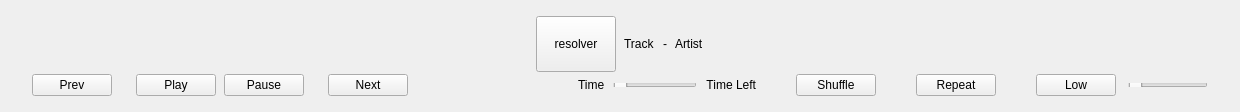
<?xml version="1.0" encoding="UTF-8"?>
<ui version="4.0">
 <class>AudioControls</class>
 <widget class="QWidget" name="AudioControls">
  <property name="geometry">
   <rect>
    <x>0</x>
    <y>0</y>
    <width>1043</width>
    <height>112</height>
   </rect>
  </property>
  <property name="windowTitle">
   <string notr="true">Form</string>
  </property>
  <layout class="QVBoxLayout" name="verticalLayout_3">
   <property name="spacing">
    <number>0</number>
   </property>
   <property name="leftMargin">
    <number>32</number>
   </property>
   <property name="topMargin">
    <number>16</number>
   </property>
   <property name="rightMargin">
    <number>32</number>
   </property>
   <property name="bottomMargin">
    <number>16</number>
   </property>
   <item>
    <layout class="QVBoxLayout" name="verticalLayout">
     <property name="spacing">
      <number>0</number>
     </property>
     <item>
      <layout class="QHBoxLayout" name="horizontalLayout_2" stretch="0,0,0,0,0,0">
       <property name="spacing">
        <number>8</number>
       </property>
       <item>
        <spacer name="horizontalSpacer_4">
         <property name="orientation">
          <enum>Qt::Horizontal</enum>
         </property>
         <property name="sizeHint" stdset="0">
          <size>
           <width>40</width>
           <height>20</height>
          </size>
         </property>
        </spacer>
       </item>
       <item>
        <widget class="ImageButton" name="ownerButton">
         <property name="sizePolicy">
          <sizepolicy hsizetype="Minimum" vsizetype="Minimum">
           <horstretch>0</horstretch>
           <verstretch>0</verstretch>
          </sizepolicy>
         </property>
         <property name="cursor">
          <cursorShape>PointingHandCursor</cursorShape>
         </property>
         <property name="text">
          <string notr="true" extracomment="not translatable because is placeholder text">resolver</string>
         </property>
        </widget>
       </item>
       <item>
        <widget class="QueryLabel" name="trackLabel">
         <property name="text">
          <string notr="true">Track</string>
         </property>
        </widget>
       </item>
       <item>
        <widget class="QLabel" name="dashLabel">
         <property name="text">
          <string notr="true">-</string>
         </property>
        </widget>
       </item>
       <item>
        <widget class="QueryLabel" name="artistLabel">
         <property name="text">
          <string notr="true">Artist</string>
         </property>
        </widget>
       </item>
       <item>
        <spacer name="horizontalSpacer_5">
         <property name="orientation">
          <enum>Qt::Horizontal</enum>
         </property>
         <property name="sizeHint" stdset="0">
          <size>
           <width>40</width>
           <height>20</height>
          </size>
         </property>
        </spacer>
       </item>
      </layout>
     </item>
     <item>
      <spacer name="verticalSpacer">
       <property name="orientation">
        <enum>Qt::Vertical</enum>
       </property>
       <property name="sizeType">
        <enum>QSizePolicy::Fixed</enum>
       </property>
       <property name="sizeHint" stdset="0">
        <size>
         <width>20</width>
         <height>2</height>
        </size>
       </property>
      </spacer>
     </item>
     <item>
      <layout class="QHBoxLayout" name="horizontalLayout" stretch="0,1,2,0,0,0,0,0,0,0,0,0,0">
       <property name="spacing">
        <number>8</number>
       </property>
       <item>
        <widget class="QWidget" name="buttonArea" native="true">
         <property name="sizePolicy">
          <sizepolicy hsizetype="Fixed" vsizetype="Minimum">
           <horstretch>0</horstretch>
           <verstretch>0</verstretch>
          </sizepolicy>
         </property>
         <property name="minimumSize">
          <size>
           <width>170</width>
           <height>0</height>
          </size>
         </property>
         <property name="maximumSize">
          <size>
           <width>170</width>
           <height>16777215</height>
          </size>
         </property>
         <layout class="QHBoxLayout" name="buttonAreaLayout">
          <property name="spacing">
           <number>8</number>
          </property>
          <property name="sizeConstraint">
           <enum>QLayout::SetMinimumSize</enum>
          </property>
          <property name="leftMargin">
           <number>0</number>
          </property>
          <property name="topMargin">
           <number>0</number>
          </property>
          <property name="rightMargin">
           <number>0</number>
          </property>
          <property name="bottomMargin">
           <number>0</number>
          </property>
          <item>
           <widget class="ImageButton" name="prevButton">
            <property name="text">
             <string notr="true" extracomment="not translatable because is placeholder text">Prev</string>
            </property>
           </widget>
          </item>
          <item>
           <spacer name="horizontalSpacer_3">
            <property name="orientation">
             <enum>Qt::Horizontal</enum>
            </property>
            <property name="sizeType">
             <enum>QSizePolicy::Fixed</enum>
            </property>
            <property name="sizeHint" stdset="0">
             <size>
              <width>16</width>
              <height>8</height>
             </size>
            </property>
           </spacer>
          </item>
          <item>
           <widget class="ImageButton" name="playPauseButton">
            <property name="sizePolicy">
             <sizepolicy hsizetype="MinimumExpanding" vsizetype="Fixed">
              <horstretch>0</horstretch>
              <verstretch>0</verstretch>
             </sizepolicy>
            </property>
            <property name="text">
             <string notr="true" extracomment="not translatable because is placeholder text">Play</string>
            </property>
           </widget>
          </item>
          <item>
           <widget class="ImageButton" name="pauseButton">
            <property name="sizePolicy">
             <sizepolicy hsizetype="MinimumExpanding" vsizetype="Fixed">
              <horstretch>0</horstretch>
              <verstretch>0</verstretch>
             </sizepolicy>
            </property>
            <property name="text">
             <string notr="true" extracomment="not translatable because is placeholder text">Pause</string>
            </property>
           </widget>
          </item>
          <item>
           <spacer name="horizontalSpacer_8">
            <property name="orientation">
             <enum>Qt::Horizontal</enum>
            </property>
            <property name="sizeType">
             <enum>QSizePolicy::Fixed</enum>
            </property>
            <property name="sizeHint" stdset="0">
             <size>
              <width>16</width>
              <height>8</height>
             </size>
            </property>
           </spacer>
          </item>
          <item>
           <widget class="ImageButton" name="nextButton">
            <property name="text">
             <string notr="true" extracomment="not translatable because is placeholder text">Next</string>
            </property>
           </widget>
          </item>
         </layout>
        </widget>
       </item>
       <item>
        <spacer name="horizontalSpacer">
         <property name="orientation">
          <enum>Qt::Horizontal</enum>
         </property>
         <property name="sizeType">
          <enum>QSizePolicy::Minimum</enum>
         </property>
         <property name="sizeHint" stdset="0">
          <size>
           <width>162</width>
           <height>8</height>
          </size>
         </property>
        </spacer>
       </item>
       <item>
        <widget class="QLabel" name="timeLabel">
         <property name="text">
          <string notr="true" extracomment="not translatable because is placeholder text">Time</string>
         </property>
         <property name="alignment">
          <set>Qt::AlignLeading|Qt::AlignLeft|Qt::AlignVCenter</set>
         </property>
        </widget>
       </item>
       <item>
        <widget class="SeekSlider" name="seekSlider">
         <property name="sizePolicy">
          <sizepolicy hsizetype="MinimumExpanding" vsizetype="Fixed">
           <horstretch>0</horstretch>
           <verstretch>0</verstretch>
          </sizepolicy>
         </property>
         <property name="minimumSize">
          <size>
           <width>0</width>
           <height>4</height>
          </size>
         </property>
         <property name="maximumSize">
          <size>
           <width>16777215</width>
           <height>4</height>
          </size>
         </property>
         <property name="orientation">
          <enum>Qt::Horizontal</enum>
         </property>
        </widget>
       </item>
       <item>
        <widget class="QLabel" name="timeLeftLabel">
         <property name="text">
          <string notr="true" extracomment="not translatable because is placeholder text">Time Left</string>
         </property>
         <property name="alignment">
          <set>Qt::AlignRight|Qt::AlignTrailing|Qt::AlignVCenter</set>
         </property>
        </widget>
       </item>
       <item>
        <spacer name="horizontalSpacer_6">
         <property name="orientation">
          <enum>Qt::Horizontal</enum>
         </property>
         <property name="sizeType">
          <enum>QSizePolicy::Fixed</enum>
         </property>
         <property name="sizeHint" stdset="0">
          <size>
           <width>32</width>
           <height>8</height>
          </size>
         </property>
        </spacer>
       </item>
       <item>
        <widget class="ImageButton" name="shuffleButton">
         <property name="sizePolicy">
          <sizepolicy hsizetype="Minimum" vsizetype="Minimum">
           <horstretch>0</horstretch>
           <verstretch>0</verstretch>
          </sizepolicy>
         </property>
         <property name="text">
          <string notr="true" extracomment="not translatable because is placeholder text">Shuffle</string>
         </property>
        </widget>
       </item>
       <item>
        <spacer name="horizontalSpacer_2">
         <property name="orientation">
          <enum>Qt::Horizontal</enum>
         </property>
         <property name="sizeType">
          <enum>QSizePolicy::Fixed</enum>
         </property>
         <property name="sizeHint" stdset="0">
          <size>
           <width>32</width>
           <height>8</height>
          </size>
         </property>
        </spacer>
       </item>
       <item>
        <widget class="ImageButton" name="repeatButton">
         <property name="sizePolicy">
          <sizepolicy hsizetype="Minimum" vsizetype="Minimum">
           <horstretch>0</horstretch>
           <verstretch>0</verstretch>
          </sizepolicy>
         </property>
         <property name="text">
          <string notr="true" extracomment="not translatable because is placeholder text">Repeat</string>
         </property>
        </widget>
       </item>
       <item>
        <spacer name="horizontalSpacer_9">
         <property name="orientation">
          <enum>Qt::Horizontal</enum>
         </property>
         <property name="sizeType">
          <enum>QSizePolicy::Fixed</enum>
         </property>
         <property name="sizeHint" stdset="0">
          <size>
           <width>32</width>
           <height>8</height>
          </size>
         </property>
        </spacer>
       </item>
       <item>
        <widget class="ImageButton" name="volumeLowButton">
         <property name="sizePolicy">
          <sizepolicy hsizetype="Minimum" vsizetype="Minimum">
           <horstretch>0</horstretch>
           <verstretch>0</verstretch>
          </sizepolicy>
         </property>
         <property name="text">
          <string notr="true" extracomment="not translatable because is placeholder text">Low</string>
         </property>
        </widget>
       </item>
       <item>
        <spacer name="horizontalSpacer_7">
         <property name="orientation">
          <enum>Qt::Horizontal</enum>
         </property>
         <property name="sizeType">
          <enum>QSizePolicy::Fixed</enum>
         </property>
         <property name="sizeHint" stdset="0">
          <size>
           <width>4</width>
           <height>8</height>
          </size>
         </property>
        </spacer>
       </item>
       <item>
        <widget class="SeekSlider" name="volumeSlider">
         <property name="sizePolicy">
          <sizepolicy hsizetype="Fixed" vsizetype="Fixed">
           <horstretch>0</horstretch>
           <verstretch>0</verstretch>
          </sizepolicy>
         </property>
         <property name="minimumSize">
          <size>
           <width>80</width>
           <height>4</height>
          </size>
         </property>
         <property name="maximumSize">
          <size>
           <width>80</width>
           <height>4</height>
          </size>
         </property>
         <property name="orientation">
          <enum>Qt::Horizontal</enum>
         </property>
        </widget>
       </item>
      </layout>
     </item>
    </layout>
   </item>
  </layout>
 </widget>
 <customwidgets>
  <customwidget>
   <class>SeekSlider</class>
   <extends>QSlider</extends>
   <header location="global">widgets/SeekSlider.h</header>
  </customwidget>
  <customwidget>
   <class>ImageButton</class>
   <extends>QPushButton</extends>
   <header>widgets/ImageButton.h</header>
  </customwidget>
  <customwidget>
   <class>QueryLabel</class>
   <extends>QLabel</extends>
   <header>widgets/QueryLabel.h</header>
  </customwidget>
 </customwidgets>
 <resources/>
 <connections/>
</ui>
